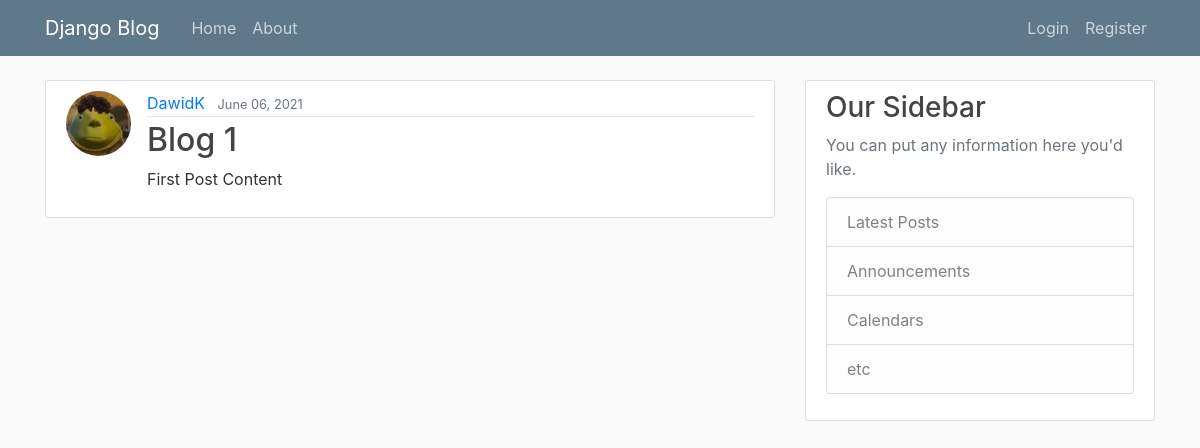
The app's page /, older data.
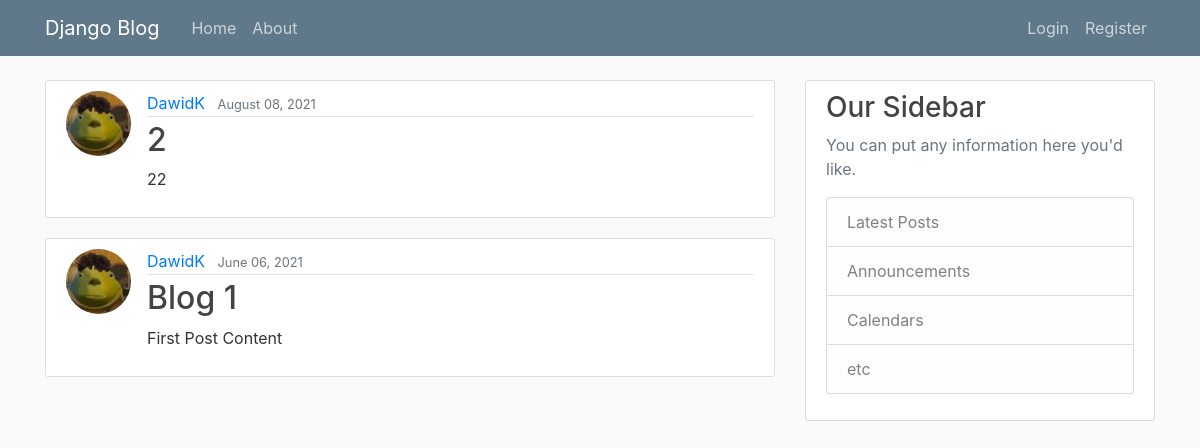
The same page, newer data.
### blog_app/models.py (models this page shows, shortened)
class Post(models.Model):
    title = models.CharField(max_length=50)
    content = models.TextField()
    date_posted = models.DateTimeField(auto_now_add=True)  # default
    author = models.ForeignKey(User, on_delete=models.CASCADE)

### users_app/models.py (models this page shows, shortened)
class Profile(models.Model):
    user = models.OneToOneField(User, on_delete=models.CASCADE)
    image = models.ImageField(default='default.png', upload_to='profile_pics')

### blog_app/views.py (the view)
# urls.py: path('', PostListView.as_view(), name='blog_app-home'),
class PostListView(ListView):
	model = Post
	template_name = 'blog_app/home.html'  # we need to change default name of view <app>/<model>_view_type>.html
	context_object_name = 'posts'  # we need to change default context name
	ordering = ['-date_posted']
	paginate_by = 5

### blog_app/templates/blog_app/home.html (shortened to what this page needs)
{% extends 'blog_app/base.html' %}
{% block content %}
    {% for post in posts %}
        <article class="media content-section">
            <img class="rounded-circle article-img" src="{{ post.author.profile.image.url }}">
            <div class="media-body">
                <div class="article-metadata">
                    <a class="mr-2" href="#">{{ post.author }}</a>
                    <small class="text-muted">{{ post.date_posted|date:'F d, Y' }}</small>
                </div>
                <h2><a class="article-title" href="{% url 'post-details' post.id %}">{{ post.title }}</a></h2>
                <p class="article-content">{{ post.content }}</p>
            </div>
        </article>
    {% endfor %}
{% endblock %}

Row changes from the older to the newer data that the page shows:
added Post: author.profile.image (picture), author "DawidK", date_posted "August 08, 2021", title "2", content "22"
